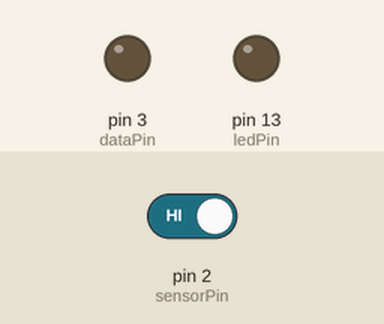
The sketch below on a simulated Arduino Uno, built with avr-gcc and run on an emulated ATmega328P. On the bench: output pins drawn as LEDs (lit = HIGH). The test bench sets the inputs (shaded band); at power-on: pin 2 (sensorPin) HIGH. Pins used as bus, display or sensor lines are not drawn.

Above: at 1.2 s.
1.3 s: pin 2 (sensorPin) driven LOW
At 1.9 s:
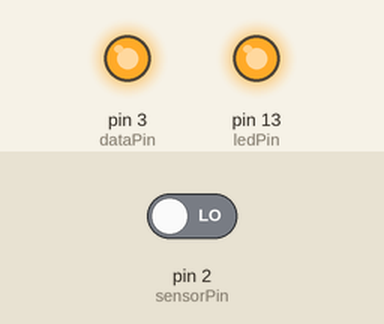
2.8 s: pin 2 (sensorPin) driven HIGH
At 5.5 s:
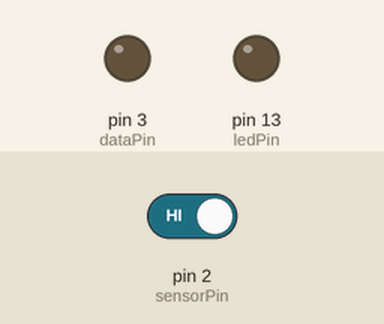
Timing chart, 0 to 7.0 s (numbered marks = the images above; inputs shaded):
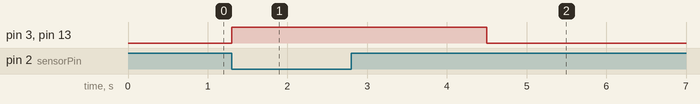

The sketch:

reloj_proyecto_final.ino
```cpp
// Pines
const int sensorPin = 2;   // HW-513
const int dataPin   = 3;   // Pin DATA del 74HC164
const int clockPin  = 4;   // Pin CLOCK del 74HC164
const int ledPin    = 13;  // LED de depuración opcional

// Variables
int sensorState = 0;       // Lectura actual del sensor
int dataLatch   = 0;       // Dato almacenado hasta el pulso de reloj
unsigned long lastClock = 0;
const unsigned long clockPeriod = 1500; // 1 Hz (1 segundo)

void setup() {
  pinMode(sensorPin, INPUT);
  pinMode(dataPin, OUTPUT);
  pinMode(clockPin, OUTPUT);
  pinMode(ledPin, OUTPUT);

  digitalWrite(dataPin, LOW);
  digitalWrite(clockPin, LOW);
  digitalWrite(ledPin, LOW);
}

void loop() {
  // 1. Detectar golpe -> almacenar 1
  sensorState = digitalRead(sensorPin);
  if (sensorState == LOW) {
    dataLatch = 1; // se mantiene hasta el siguiente flanco
    digitalWrite(ledPin, HIGH); // debug
    digitalWrite(dataPin, dataLatch);
  }

  // 2. Generar reloj cada segundo
  unsigned long now = millis();
  if (now - lastClock >= clockPeriod) {
    lastClock = now;

    // --- Flanco de subida ---
    digitalWrite(dataPin, dataLatch);   // Poner el dato en la entrada
    digitalWrite(clockPin, HIGH);       // Flanco de subida
    delayMicroseconds(10);              // Pequeña pausa
    digitalWrite(clockPin, LOW);        // Fin del pulso

    // Para debug visual
    if (dataLatch == 1) {
      digitalWrite(ledPin, HIGH);
    } else {
      digitalWrite(ledPin, LOW);
    }

    // 3. Resetear latch después de capturar
    dataLatch = 0;
  }
}
```

Measured:
- after the input at 1.3 s, pin 3 (dataPin), pin 13 (ledPin): LOW → HIGH at once
- after the input at 2.8 s, pin 3 (dataPin), pin 13 (ledPin): HIGH → LOW after 1.7 s
